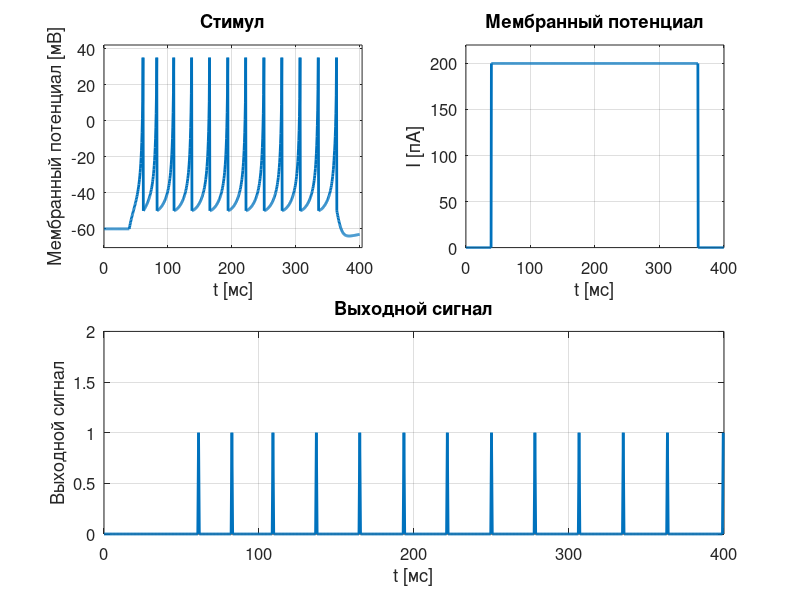

MATLAB code for this plot: (Note: this script raises an error after producing the figure.)
% ns_Izh_006.m
%24 nov 2016


close all
clear all
clc

% Стандартные параметры --------------------------------------------------------
%  C = 100; vr = -60; vt = -40; k = 0.7; % параметры для нейрона типа RS
%  a = 0.03; b = -2; c = -50; d = 100;
%  vPeak = 35;        % сброс спайка  [мВ]
%  dt = 1;            % временной шаг  [мс]

% Входные данные ---------------------------------------------------------------
flagI = 1;           % моделирование требуемого нейрона
flagS = 4;           % flags = 5 for spike rates
Sstep = 200;          % шаг для входного сигнала
S1 = 0.1; S2 = 0.9;  % проценты для тока включения и выключения
dt = 0.5;            
NT = 800;              % количество временных итераций

switch flagI
   case 1   % default
       C = 100; vr = -60; vt = -40; k = 0.7; 
       a = 0.03; b = -2; c = -50; d = 100; 
       vPeak = 35;        

   case 2   % miscellaneous
       C = 50; vr = -60; vt = -40; k = 0.7; 
       a = 0.01; b = 5; c = -55; d = 150; 
       vPeak = 10;        
    
    case 3   %   Intrinsically Bursting (IB) Neurons  
        C = 150; vr = -75; vt = -45; k = 1.2; 
        a = 0.01; b = 5; c = -56; d = 130; 
        vPeak = 50; 
        
    case 4   %   Chattering (CH) neuronsdefault
       C = 50; vr = -60; vt = -40; k = 1.5; 
       a = 0.03; b = 1; c = -40; d = 150; 
       vPeak = 35;        
    


end  % switch


% Установка требуемых параметров
  t = 0:dt:(NT-1) * dt;   % время [мс]

   v = vr*ones(1,NT); u = 0*v; % инициирование переменной 
   S = zeros(1,NT);            % стимул

   S(round(S1*NT):round(S2*NT)) =  Sstep ;   % шаговая функция [70]
   %S = 0.411 .* t;                         % ramp  flagS = 5          
   %S(round(0.25*S1*NT):round(0.75*S2*NT)) = 70;


% Решение прямым методом Эйлера
for m = 1:NT-1  
  vT     = v(m)+ (dt/2) * (k*(v(m) - vr)*(v(m) - vt)-u(m) + S(m))/C;
  v(m+1) = vT + (dt/2)  * (k*(v(m) - vr)*(v(m) - vt)-u(m) + S(m))/C;
 % u(m+1) = u(m) + dt * a*(b*(v(m)-vr)-u(m));
   u(m+1) = u(m) + dt * a*(b*(v(m+1)-vr)-u(m));
    if v(m+1)>= vPeak  % условие появления спайка
       v(m)   = vPeak; % Амплитуда спайкового сигнала
       v(m+1) = c; % сброс мембранного потенциала
       u(m+1) = u(m+1) + d; % обновление переменной восстановления
   end; % if
   
end;

out1 = ones(1,NT);
for m = 1:NT-1
    if v(m) >= 35
        out1(m) = 1;
    else
        out1(m) = 0;
    end;
end;


% Firing rates: flagF = 1 (yes) flagF = 0 (no) ===========================
   flagF = 1; 
   if flagF == 1
      indexFire = find(v == vPeak);           % индексы для спайков
      indexFire2 = indexFire(2:end);
      indexFire1 = indexFire(1:end-1);
      ISI = dt .* (indexFire2 - indexFire1);  % Межспайковый интервал
      fireRate = 1000 ./ISI;                  % скорость возникновения спайкового сигнала
      f = mean(fireRate);                     % средняя скорость
      
      F = zeros(1,length(indexFire1));        % average fire rate  [Hz]
      for cc = 2:length(indexFire1)
         F(cc) = (fireRate(cc)+fireRate(cc-1))/2;
      end  % for
      
   disp('Межспайковый период   [мс]  ');
   fprintf(' %2.2f ',ISI);
   disp('   ');
   disp('Скорость возникновения спайкового сигнала  [Гц]   ');
   fprintf(' %2.2f ',fireRate);
   disp('  ');
   fprintf('Средняя скорость  f =  %2.2f \n',f);
   disp('  ');
   
   if flagS == 5     % ramp input stimuls
      figure(5)
      fs = 12;
      set(gcf,'units','normalized');
      set(gcf,'position',[0.42 0.05 0.2 0.2]);
      xP = S(indexFire1);  yP = F;
      plot(xP,yP,'b','linewidth',2);
      ylabel('f  [Гц]','fontsize',fs);
      xlabel('S  [пА]','fontsize',fs);
      axis([0 max(xP) 0 1.2*max(yP)])
      grid on
      set(gca,'fontsize',fs);
   end  % if
   
   end  % flagF


% Построение графиков   
subplot(2,2,1);
fs = 12;
set(gcf,'units','normalized');
plot(t, v,'lineWidth',2); 
xlabel('t [мс]','fontsize',fs);
ylabel('Мембранный потенциал [мВ]','fontsize',fs);
grid on
set(gca,'fontsize',fs);
axis([0 1.01*max(t) 1.1*min(v) 1.2*max(v)])
title('Стимул')

subplot(2,2,2);
   fs = 12;
   set(gcf,'units','normalized', 'color','w');
   plot(t, S,'lineWidth',2); 
   xlabel('t [мс]','fontsize',fs);
   ylabel('I [пA]','fontsize',fs);
   ylim([0 220])
   grid on
   set(gca,'fontsize',fs);
   title('Мембранный потенциал')

subplot(2,2,[3,4]);
   fs = 12;
   set(gcf,'units','normalized');
   plot(t, out1,'lineWidth',2); 
   xlabel('t [мс]','fontsize',fs);
   ylabel('Выходной сигнал','fontsize',fs);
   ylim([0 2])
   grid on
   set(gca,'fontsize',fs);
   title('Выходной сигнал')
   
suptitle('Модель Ижикевича')
   